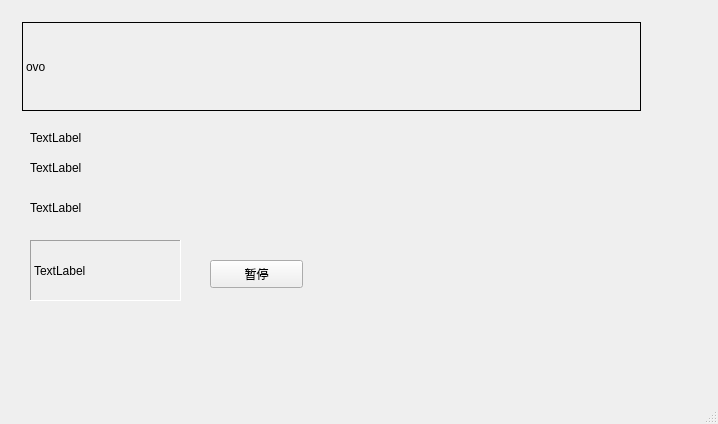
<?xml version="1.0" encoding="UTF-8"?>
<ui version="4.0">
 <class>MainWindow</class>
 <widget class="QMainWindow" name="MainWindow">
  <property name="geometry">
   <rect>
    <x>0</x>
    <y>0</y>
    <width>718</width>
    <height>424</height>
   </rect>
  </property>
  <property name="windowTitle">
   <string>MainWindow</string>
  </property>
  <widget class="QWidget" name="centralWidget">
   <widget class="QWidget" name="widget" native="true">
    <property name="geometry">
     <rect>
      <x>11</x>
      <y>11</y>
      <width>641</width>
      <height>111</height>
     </rect>
    </property>
    <layout class="QGridLayout" name="gridLayout_2">
     <item row="0" column="0" rowspan="2" colspan="2">
      <widget class="myLabel" name="label">
       <property name="frameShape">
        <enum>QFrame::Box</enum>
       </property>
       <property name="text">
        <string>ovo</string>
       </property>
      </widget>
     </item>
    </layout>
   </widget>
   <widget class="QLabel" name="label_2">
    <property name="geometry">
     <rect>
      <x>30</x>
      <y>130</y>
      <width>72</width>
      <height>15</height>
     </rect>
    </property>
    <property name="text">
     <string>TextLabel</string>
    </property>
   </widget>
   <widget class="QLabel" name="label_3">
    <property name="geometry">
     <rect>
      <x>30</x>
      <y>160</y>
      <width>72</width>
      <height>15</height>
     </rect>
    </property>
    <property name="text">
     <string>TextLabel</string>
    </property>
   </widget>
   <widget class="QLabel" name="label_4">
    <property name="geometry">
     <rect>
      <x>30</x>
      <y>200</y>
      <width>72</width>
      <height>15</height>
     </rect>
    </property>
    <property name="text">
     <string>TextLabel</string>
    </property>
   </widget>
   <widget class="QLabel" name="label_5">
    <property name="geometry">
     <rect>
      <x>30</x>
      <y>240</y>
      <width>151</width>
      <height>61</height>
     </rect>
    </property>
    <property name="frameShape">
     <enum>QFrame::Panel</enum>
    </property>
    <property name="frameShadow">
     <enum>QFrame::Sunken</enum>
    </property>
    <property name="text">
     <string>TextLabel</string>
    </property>
   </widget>
   <widget class="QPushButton" name="btnstop">
    <property name="geometry">
     <rect>
      <x>210</x>
      <y>260</y>
      <width>93</width>
      <height>28</height>
     </rect>
    </property>
    <property name="text">
     <string>暂停</string>
    </property>
   </widget>
  </widget>
  <widget class="QStatusBar" name="statusBar"/>
 </widget>
 <layoutdefault spacing="6" margin="11"/>
 <customwidgets>
  <customwidget>
   <class>myLabel</class>
   <extends>QLabel</extends>
   <header>mylabel.h</header>
  </customwidget>
 </customwidgets>
 <resources/>
 <connections/>
</ui>
